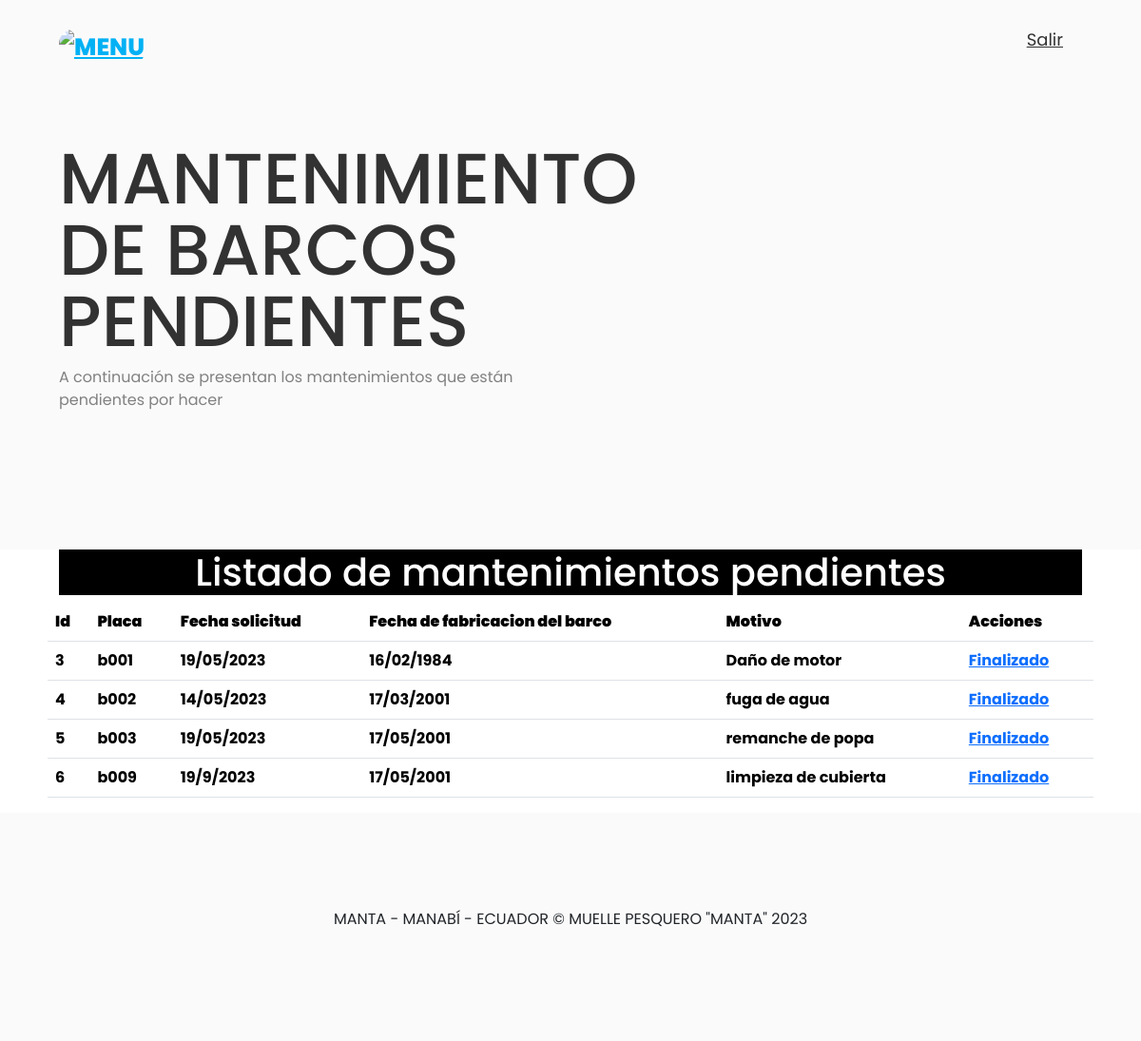
Screenshot of /mantenimientobarco.php with the database file from the repository.
### tables this page shows
CREATE TABLE `mantenimiento` (
  `id` int NOT NULL AUTO_INCREMENT,
  `placa1` varchar(10) NOT NULL,
  `fechas` varchar(10) NOT NULL,
  `fechaf` varchar(10) NOT NULL,
  `motivo` varchar(40) NOT NULL,
  PRIMARY KEY (`id`)
);

### mantenimientobarco.php (the view, shortened to what this page needs)
<?php
            include("conexion.php");
            ?>
<!DOCTYPE html>
<html lang="es">
<head>
    <link href="https://cdn.jsdelivr.net/npm/bootstrap@5.3.2/dist/css/bootstrap.min.css" rel="stylesheet">
   <link rel="stylesheet" href="https://cdnjs.cloudflare.com/ajax/libs/font-awesome/6.4.0/css/all.min.css" />
    <link rel="stylesheet" href="style.css">
</head>
<body>
<header class="header">
        <div class="menu container">
            <a href="#" class="logo" ><img src="images/logo.png" class="menu-icono" alt="menu"> </a>
            <nav class="navbar">
                <ul>
                    <li><a href="tecnicos.php">Salir</a></li>
                </ul>
            </nav>
        </div>
        <div class="header-container container">
            <div class="header-txt">
                <h1>Mantenimiento de Barcos Pendientes</h1>
                <p>
                    A continuación se presentan los mantenimientos que están pendientes por hacer
                </p>
            </div>
        </div>
    </header>
<div class="container">
    <h1 class="text-center" style="background-color: black; color:white" >Listado de mantenimientos pendientes</h1>
</div>
    <div class="container ">
    <div class="row">
        <table class="table">
        <tr>
            <th><b>Id</b></th>
            <th><b>Placa</b></th>
            <th><b>Fecha solicitud</b></th>
            <th><b>Fecha de fabricacion del barco</b></th>
            <th><b>Motivo</b></th>
            <th><b>Acciones</b></th>
        </tr>
<?php
$sql ="SELECT * from mantenimiento";
$result=mysqli_query($conex,$sql);
while ($mostrar=mysqli_fetch_array($result)) {
    ?>
    <tr>
        <th><?php echo $mostrar ['id']?></th>
        <th><?php echo $mostrar ['placa1']?></th>
        <th><?php echo $mostrar ['fechas']?></th>
        <th><?php echo $mostrar ['fechaf']?></th>
        <th><?php echo $mostrar ['motivo']?></th>
        <th>
            <?php echo "<a href='finalizado.php?id=".$mostrar['id']."'  >Finalizado</a>";?>
        </th>
    </tr>
    <?php
}
?>
    </table>
        </div>
    </div>
    <footer class="footer">
        <div class="footer">
            <p style="text-align:center">MANTA - MANABÍ - ECUADOR © MUELLE PESQUERO "MANTA" 2023</p>
        </div>
    </footer>
</body>
</html>

### style.css (style rules this page uses)
* { margin: 0; padding: 0; box-sizing: border-box; text-decoration: none; list-style: none; }
body { font-family: 'Poppins', sans-serif; }
img { max-width: 100%; }
.container { max-width: 1100px; margin: 0 auto; }
.header { background-color: #fafafa; padding: 150PX 0 100PX 0; min-height: 70vh; display: flex; align-items: center; }
.menu { position: absolute; top: 0; left: 0; right: 0; display: flex; align-items: center; justify-content: space-between; }
.menu .navbar ul li { position: relative; float: left; }
.menu .navbar ul li a { font-size: 18px; padding: 20px; color: #323232; display: block; }
.logo { font-size: 25px; font-weight: 800; color: #02b1f4; text-transform: uppercase; }
.menu-icono { width: 100px; border-radius: 15px; }
.header-txt { width: 50%; }
.header-txt h1 { line-height: 1; color: #323232; text-transform: uppercase; font-size: 75px; margin-bottom: 10px; }
.header-txt p { font-size: 16px; color: #818181; margin-bottom: 45px; }
::placeholder { color: #a0a0a0; font-size: 16px; }
.footer { padding: 50px; background-color:#fafafa; }

### rows the page displays
mantenimiento: id "3", placa1 "b001", fechas "19/05/2023", fechaf "16/02/1984", motivo "Daño de motor"
mantenimiento: id "4", placa1 "b002", fechas "14/05/2023", fechaf "17/03/2001", motivo "fuga de agua"
mantenimiento: id "5", placa1 "b003", fechas "19/05/2023", fechaf "17/05/2001", motivo "remanche de popa"
mantenimiento: id "6", placa1 "b009", fechas "19/9/2023", fechaf "17/05/2001", motivo "limpieza de cubierta"
